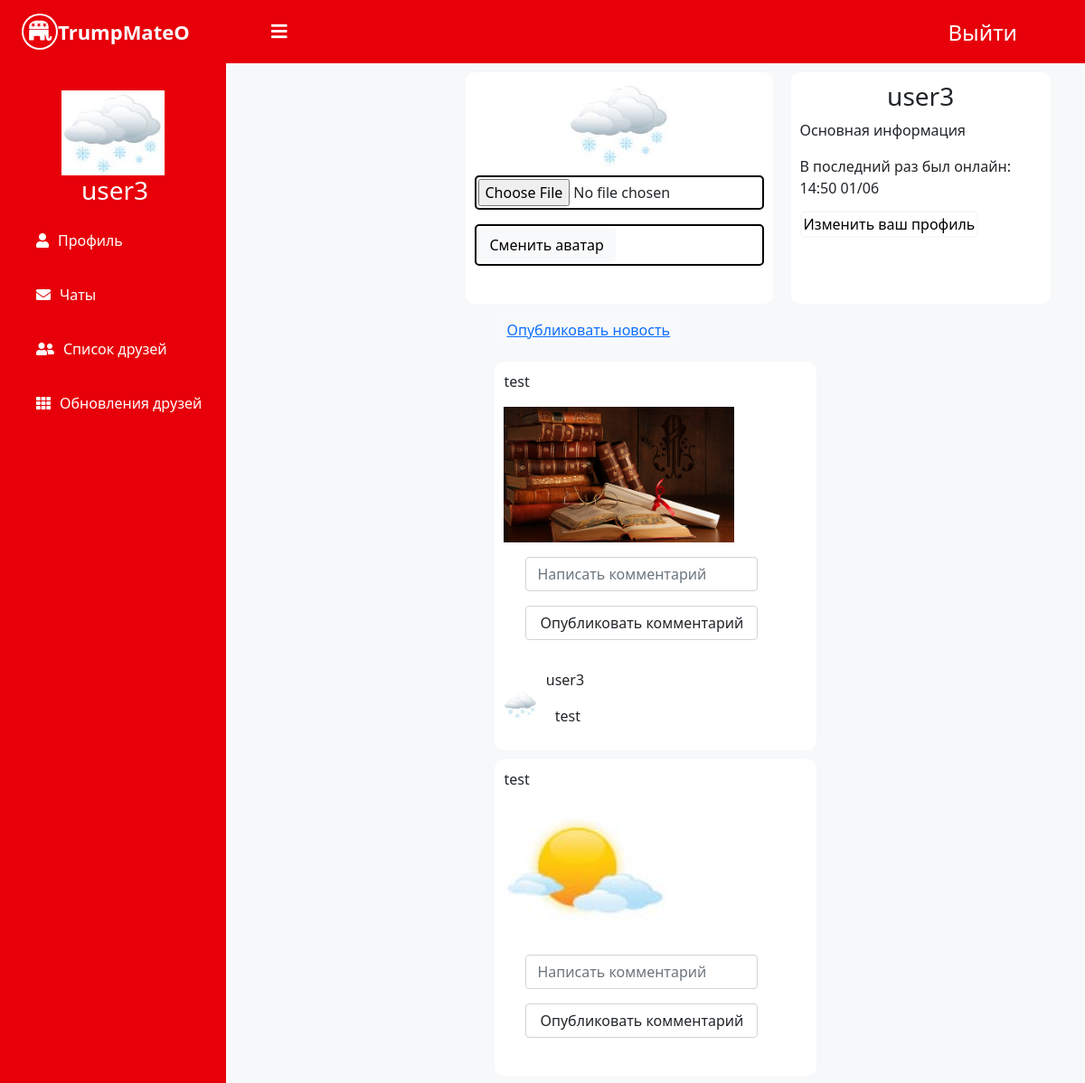
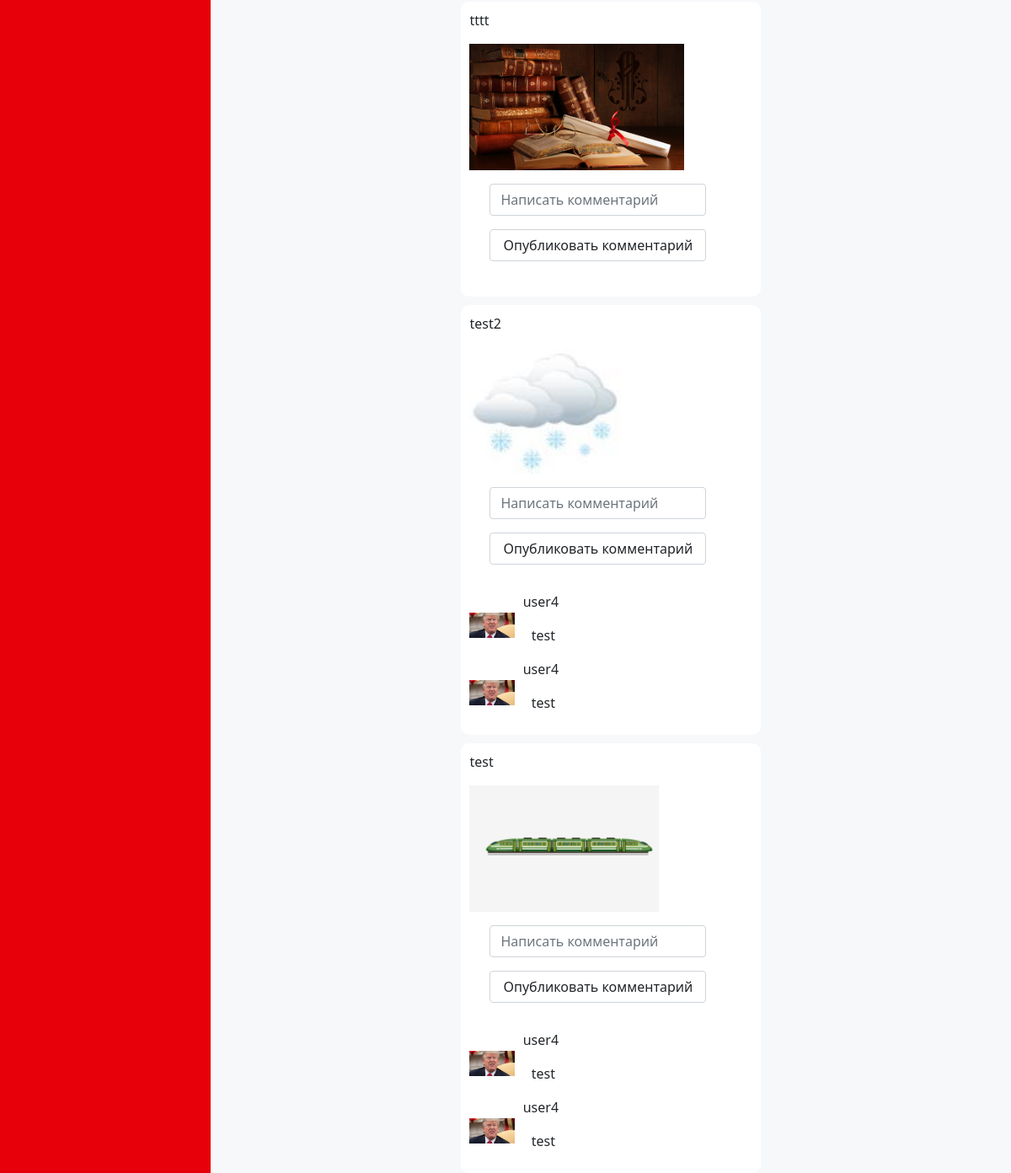
Screenshot of /user/user3 (signed in) with the database file from the repository (2 pictures, top to bottom).
### app/models.py (models this page shows, shortened)
class User(UserMixin, db.Model):
    id = db.Column(db.Integer, primary_key=True)
    username = db.Column(db.String(64), index=True, unique=True)
    email = db.Column(db.String(120), index=True, unique=True)
    password_hash = db.Column(db.String(128))
    posts = db.relationship('Post', backref='author', lazy='dynamic')
    invitations = db.relationship('Invitation', backref='user', lazy='dynamic')
    about_me = db.Column(db.String(140))
    last_seen = db.Column(db.DateTime, default=datetime.now(pytz.timezone('Europe/Moscow')))
    followed = db.relationship(
        'User', secondary=followers,
        primaryjoin=(followers.c.follower_id == id),
        secondaryjoin=(followers.c.followed_id == id),
        backref=db.backref('followers', lazy='dynamic'), lazy='dynamic')
    image = db.Column(db.BLOB, default=None)
    news = db.relationship('News', backref='author', lazy='dynamic')
    liked_news = db.relationship('User', secondary=user_news, backref='liked_users')
    def get_image(self):
        if self.image is not None:
            return b64encode(self.image).decode('UTF-8')

class News(db.Model):
    id = db.Column(db.Integer, primary_key=True)
    text = db.Column(db.String(140))
    timestamp = db.Column(db.DateTime, index=True, default=datetime.now(pytz.timezone('Europe/Moscow')))
    user_id = db.Column(db.Integer, db.ForeignKey('user.id'))
    image = db.Column(db.BLOB, default=None)
    comments = db.relationship('Post', backref='news', lazy='dynamic')
    def get_image(self):
        if self.image is not None:
            return b64encode(self.image).decode('UTF-8')

class Post(db.Model):
    id = db.Column(db.Integer, primary_key=True)
    body = db.Column(db.String(140))
    timestamp = db.Column(db.DateTime, index=True, default=datetime.now(pytz.timezone('Europe/Moscow')))
    user_id = db.Column(db.Integer, db.ForeignKey('user.id'))
    chat_id = db.Column(db.Integer, db.ForeignKey('chat.id'))
    news_id = db.Column(db.Integer, db.ForeignKey('news.id'))

### app/routes.py (the view)
@app.route('/user/<username>')
@login_required
def user(username):
    user = User.query.filter_by(username=username).first_or_404()
    chats = user.chats
    news = user.news[::-1][:app.config['NEWS_PER_USER_PAGE']]
    return render_template('user.html', user=user, chats=chats, news=news, title=user.username)

### app/models.py (called while the page is built)
@login.user_loader
def load_user(id):
    return User.query.get(int(id))

### app/routes.py (called while the page is built)
@app.before_request
def before_request():
    if current_user.is_authenticated:
        current_user.last_seen = datetime.now(pytz.timezone('Europe/Moscow'))
        db.session.commit()

### app/templates/user.html (shortened to what this page needs)
{% extends "base.html" %}
{% block content %}
    <div class="container">
        <div class="row justify-content-center">
            <div class='main-part'>
                <div class="client-inf col-lg-8 col-md-8 col-sm-8">
                    <div class="avatar-change">
                        {% if user.get_image() == None %}
                            <img src="../static/empty.jpg"  max-width="256px" class="responsive">
                        {% else %}
                            <img max-width="256px"
                                 class="responsive">
                        {% endif %}
                        {% if user == current_user %}
                            <form action="{{ url_for('upload') }}" method="POST" enctype="multipart/form-data">
                                <p><input type="file" name="file" class="form-control-file"
                                          id="exampleFormControlFile1"></p>
                                <p>
                                    <button type="submit" class="btn btn-light">Сменить аватар</button>
                                </p>
                            </form>
                        {% endif %}
                    </div>
                    <div class="information-block col-lg-4 col-md-4 col-sm-4">
                        <h3>{{ user.username }}</h3>
                        <p>Основная информация</p>
                        {% if user.last_seen %}
                            <p>В последний раз был онлайн: {{ user.last_seen.strftime('%H:%M %d/%m') }}</p>
                        {% endif %}
                        {% if user == current_user %}
                            <p><a href="{{ url_for('edit_profile') }}">Изменить ваш профиль</a></p>
                        {% elif not (current_user.is_following(user) or user.is_following(current_user)) %}
                            <p><a href="{{ url_for('follow', username=user.username) }}">Добавить в друзья</a>
                            </p>
                            <p><a href="{{ url_for('write_message', username=user.username) }}">Написать
                                сообщение</a></p>
                        {% else %}
                            <p><a href="{{ url_for('unfollow', username=user.username) }}">Удалить из списка
                                друзей</a></p>
                            <p><a href="{{ url_for('write_message', username=user.username) }}">Написать
                                сообщение</a></p>
                        {% endif %}
                    </div>
                </div>
            </div>
        </div>
    </div>
    <div class="container">
        <div class="row justify-content-center">
            <div class="col-lg-5 col-md-12 col-sm-12">
                <div class='client-news'>
                    {% if user==current_user %}
                        <p>
                            <button type="submit" class="btn btn-light"><a href="{{ url_for('create_news') }}">Опубликовать
                                новость</a></button>
                        </p>
                    {% endif %}
                    {% for news_item in news %}
                        <div class='note'>
                            <p> {{ news_item.text }} </p>
                            <div class="note-img-box">
                                {% if news_item.get_image() == None %}
                                    <img src="../static/empty.jpg" class="responsive">
                                {% else %}
                                    <img class="responsive">
                                {% endif %}
                            </div>
                            <p class="toolbar">
                            <div class="container">
                                <label class="comment">
                                    <form action="{{ url_for('comment', username=user.username, news_id=news_item.id) }}"
                                          method="POST" enctype="multipart/form-data">
                                        <p><input type="text" class="form-control" name="comment"
                                                  placeholder="Написать комментарий"></p>
                                        <p>
                                            <button type="submit" class="form-control" class="btn btn-light">
                                                Опубликовать комментарий
                                            </button>
                                        </p>
                                    </form>
                                </label>
                            </div>
                            </p>
                            <div class='comment-container'>
                                {% for comment in news_item. comments %}
                                    <div class='comment-block'>
                                        <div class='comment-user-inf'>
                                            {% if comment.author.get_image() == None %}
                                                <img src="../static/empty.jpg" max-width="36" class="responsive">
                                            {% else %}
                                                <img
                                                     max-width="36px" class="responsive">
                                            {% endif %}
                                        </div>
                                        <div class='comment-text'>
                                            <p class='commentator-name'> {{ comment.author.username }} </p>
                                            <p class='comment-text'> {{ comment.body }} </p>
                                        </div>
                                    </div>
                                {% endfor %}
                            </div>
                        </div>
                    {% endfor %}
                </div>
            </div>
        </div>
    </div>
{% endblock %}

### app/templates/base.html (shortened to what this page needs)
<html>
<head>
    <link href="https://cdn.jsdelivr.net/npm/bootstrap@5.0.0-beta3/dist/css/bootstrap.min.css" rel="stylesheet"
>
    <link rel="stylesheet" href="../static/autorization.css" type="text/css"/>
    <link rel="stylesheet" href="../static/common.css" type="text/css"/>
    <link rel="stylesheet" href="../static/messages.css" type="text/css"/>
    <link rel="stylesheet" href="../static/friends.css" type="text/css"/>
    <link rel="stylesheet" href="../static/profile.css" type="text/css"/>
    <link rel="stylesheet" href="../static/menu.css" type="text/css"/>
    <link rel="stylesheet" href="../static/news.css" type="text/css"/>
    <link rel="stylesheet" href="../static/menu.css">
    <link rel="stylesheet" href="https://cdnjs.cloudflare.com/ajax/libs/font-awesome/5.12.1/css/all.min.css">
</head>
<body>
<header>
    <div class="raw">
        <div class="left_area">
            <div class="name-logo">
                <div>
                    <img src="../static/GOP_Square.svg" class="responsive"/>
                </div>
                <h3>Trump<span>Mate</span>O</h3>
                <label for="check">
                    <i class="fas fa-bars" id="sidebar_btn"></i>
                </label>
            </div>
        </div>
        <div class="user-information">
            {% if current_user.is_authenticated %}
                {% if current_user.is_anonymous %}
                    <a href="{{ url_for('login') }}" class="logout_btn"><h4>Войти</h4></a>
                {% else %}
                    <a href="{{ url_for('logout') }}" class="logout_btn"><h4>Выйти</h4></a>
                {% endif %}
                </div>
            {% endif %}
    </div>
</header>
<div class="sidebar">
    <div class="profile_info">
        {% if current_user.is_authenticated %}
            {% if current_user.get_image() == None %}
                <img src="../static/empty.jpg" class="responsive">
            {% else %}
                <img class="responsive">
            {% endif %}
            <div class="user-information"
                 onclick="location.href='{{ url_for('user', username=current_user.username) }}';">
                <div>
                    <h3>{{ current_user.username }}</h3>
                </div>
            </div>
        {% endif %}
    </div>
    {% if not current_user.is_anonymous %}
        <a href="{{ url_for('user', username=current_user.username) }}"><i
                class="fas fa-user"></i><span>Профиль</span></a>
        <a href="{{ url_for('index') }}"><i class="fas fa-envelope"></i><span>Чаты</span></a>
        <a href="{{ url_for('list_of_friends') }}"><i class="fas fa-user-friends"></i><span>Список друзей</span></a>
        <a href="{{ url_for('news') }}"><i class="fas fa-th"></i><span>Обновления друзей</span></a>
    {% endif %}
</div>
<div class="content">
    {% block content %}{% endblock %}
</div>
</body>
</html>

### app/static/common.css (style rules this page uses)
body { padding: 0px; margin-left: 0px; background-color: #f7f8fa; }
.name-logo img { height: 40px; align-self: center; }
.name-logo h3 { align-self: center; }
.name-logo div { height: 100%; display: flex; padding-left: 4px; }
.name-logo { height: 100%; display: flex; }
.user-information h4 { align-self: center; cursor: pointer; }
.user-information div { height: 100%; padding-left: 4px; }
.user-information { height: 100%; }
.main-part { width: 50%; align-items: center; flex-direction: column; margin-left: 10px; }
.responsive { display: block; max-width: 100%; height: auto; }

### app/static/profile.css (style rules this page uses)
.client-inf { display: flex; }
.avatar-change { display:flex; flex-direction: column; align-items: center; background-color: white; border-radius: 10px; padding: 10px; }
.avatar-change img { max-width: 256px; height: auto; margin-bottom: 10px; }
.avatar-change p { border: 2px solid black; border-radius: 5px; padding: 2px; cursor: pointer; }
.information-block { margin-left: 20px; width: 100%; display: flex; flex-direction: column; background-color: white; padding: 10px; border-radius: 10px; }
.information-block h3 { text-align: center; }
.information-block a { text-decoration: none; color: black; border: 2px solid #f7f8fa; border-radius: 5px; padding: 2px; }
.client-news { margin-top: 10px; }
.note { background-color: white; padding: 10px; border-radius: 10px; margin-top: 10px; }
.note img { height: 150px; }
.comment-block { display: flex; justify-content: flex-start; align-items: center; }
.comment-user-inf img { height: 30px; }
.comment-text { margin-left: 10px; }

### app/static/menu.css (style rules this page uses)
header { z-index: 1; position: fixed; background: #e70009; padding: 20px; width: calc(100% - 0%); top: 0; height: 70px; }
.left_area h3 { color: #fff; margin: 0; font-size: 22px; font-weight: 900; }
.left_area span { color: #f7f8fa; }
.logout_btn { padding: 5px; background: #e70009; text-decoration: none; float: right; margin-top: 3px; margin-right: 50px; margin-top: -33px; border-radius: 2px; font-size: 10px; font-weight: 600; transition: 0.5s; transition-property: background; }
.logout_btn h4 { color: white; }
.sidebar { z-index: 1; top: 0; background: #e70009; margin-top: 70px; padding-top: 30px; position: fixed; left: 0; width: 250px; height: 100%; transition: 0.5s; transition-property: left; overflow-y: auto; }
.profile_info { display: flex; flex-direction: column; justify-content: center; align-items: center; }
.user-information h3 { color: white; }
.sidebar a { color: #fff; display: block; width: 100%; line-height: 60px; text-decoration: none; padding-left: 40px; box-sizing: border-box; transition: 0.5s; transition-property: background; }
.sidebar i { padding-right: 10px; }
label #sidebar_btn { z-index: 1; color: #fff; position: fixed; cursor: pointer; left: 300px; font-size: 20px; margin: 5px 0; transition: 0.5s; transition-property: color; }
.content { width:calc(100% - 250px); margin-top: 60px; padding: 20px; margin-left: 250px; background-position: center; background-size: cover; height: 100vh; transition: 0.5s; }

### app/static/news.css (style rules this page uses)
.note { background-color: white; padding: 10px; border-radius: 10px; margin-top: 10px; width: 100%; }
.note-img-box img { height: 150px; }
.comment-block { display: flex; justify-content: flex-start; align-items: center; }
.comment-user-inf img { height: 30px; }
.comment-text { margin-left: 10px; }

### app/templates/base.html (style rules this page uses)
.user-information a { align-self: center; cursor: pointer; text-decoration: none; color: black; margin-left: 25px; }

### rows the page displays
User: username "user3", last_seen "14:50 01/06"
News: text "test"
Post: author.username "user3", body "test"
News: text "test"
News: text "tttt"
News: text "test2"
Post: author.username "user4", body "test"
Post: author.username "user4", body "test"
News: text "test"
Post: author.username "user4", body "test"
Post: author.username "user4", body "test"
